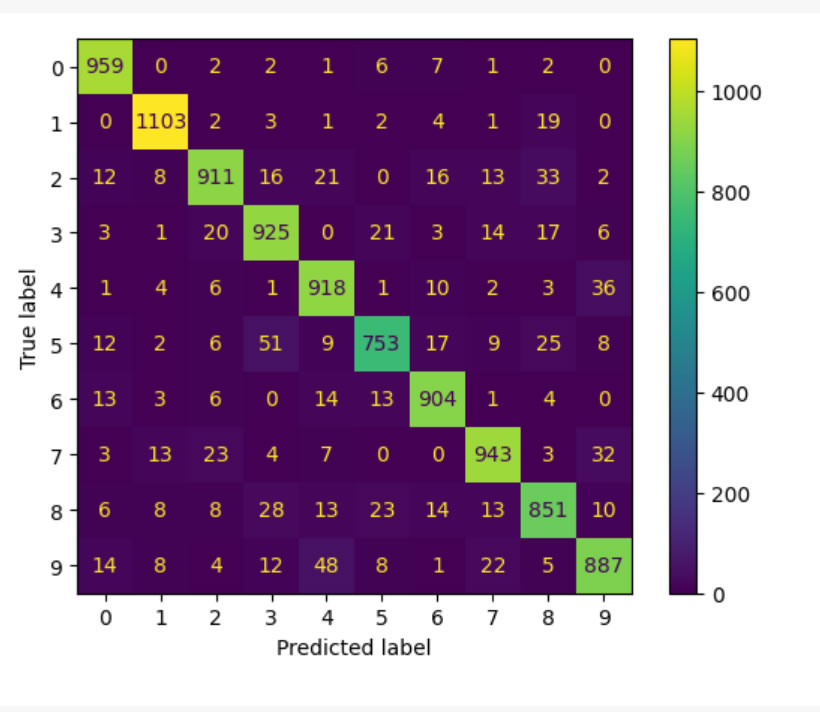

Python code for this plot:
# -*- coding: utf-8 -*-
"""MODULO4.ipynb

Automatically generated by Colab.

Original file is located at
    https://colab.research.google.com/drive/1sXRx9h5w7dIIo72tOGDvGkVz-1svsSa3
"""

import tensorflow as tf
import pandas as pd
import matplotlib.pyplot as plt
import random as random
from sklearn.metrics import confusion_matrix, ConfusionMatrixDisplay

# 1. Importar o dataset
mnist = tf.keras.datasets.mnist
(train_data, train_labels), (test_data, test_labels) = mnist.load_data()

# 2. Mostrar dados de exemplo
plt.figure()
plt.imshow(random.choice(train_data))
plt.colorbar()
plt.grid(False)
plt.show()

# 3. Criar o modelo da rede neural
model = tf.keras.models.Sequential(
    [
        tf.keras.layers.Flatten(input_shape=(28,28)),
        tf.keras.layers.Lambda(lambda x : x / 255.0),
        tf.keras.layers.Dense(56, activation="sigmoid"),
        tf.keras.layers.Dense(10, activation="softmax")
    ]
)

# 4. Compilar o modelo
model.compile(
    loss=tf.keras.losses.SparseCategoricalCrossentropy(),
    optimizer=tf.keras.optimizers.SGD(),
    metrics=["accuracy"]
)

# 5. Ajustar o modelo
history = model.fit(train_data, train_labels, epochs=10, verbose=0)

# 6. Avaliar o modelo
loss, accuracy = model.evaluate(test_data, test_labels)

# 7. Plotar o histórico do treinamento
pd.DataFrame(history.history)[["accuracy"]].plot()

# 8. Prever os dados de teste
test_preds = model.predict(test_data)

test_labels.shape, test_preds.shape

test_preds_sparse = tf.argmax(test_preds, axis=1)

# 9. Cálculo da Matriz de Confusão
matrix = confusion_matrix(test_labels, test_preds_sparse)

# 10. Calculat VP, FN, FP, VN para cada classe
VP = matrix.diagonal()  # Diagonal contains the True Positives for each class
FP = matrix.sum(axis=0) - VP  # False positives are column sums minus VP
FN = matrix.sum(axis=1) - VP  # False negatives are row sums minus VP
VN = matrix.sum() - (FP + FN + VP)  # Total sum minus the other values

# Imprimir valores
print(f"VP: {VP}")
print(f"FN: {FN}")
print(f"FP: {FP}")
print(f"VN: {VN}")

# 11. Calcular métricas
# Acurácia
acuracia = (VP.sum() + VN.sum()) / matrix.sum()
# Sensibilidade (Recall)
sensibilidade = VP.sum() / (VP.sum() + FN.sum())
# Especificidade
especificidade = VN.sum() / (VN.sum() + FP.sum())
# Precisão
precisao = VP.sum() / (VP.sum() + FP.sum())
# F-Score
f_score = 2 * (precisao * sensibilidade) / (precisao + sensibilidade)

# Imprimir resultados
print(f"Acurácia: {acuracia}")
print(f"Sensibilidade (Recall): {sensibilidade}")
print(f"Especificidade: {especificidade}")
print(f"Precisão: {precisao}")
print(f"F-Score: {f_score}")

# 12. Visualizar a matriz de confusão
ConfusionMatrixDisplay.from_predictions(test_labels, test_preds_sparse)
plt.show()

# 13. Exemplo de dados rotulados de forma incorreta
# Funcao para plotar dados rotulaos de forma errada
def plot_wrong_labeled_data(X_test, y_true, y_preds, label_to_check, wrong_label = None):
    wrongs = []
    for i in range(len(X_test)):
        true_label_found = y_true[i] == label_to_check
        wrong_label_found = wrong_label != None and y_preds[i] == wrong_label
        wrong_preds_label = wrong_label == None and y_preds[i] != label_to_check
        if true_label_found and (wrong_label_found or wrong_preds_label):
            wrongs.append((X_test[i], y_preds[i]))

    random.shuffle(wrongs)

    # Imprimir resultados
    plt.figure(figsize=(10,10))
    for i in range(25):
        wrong = wrongs[i]
        plt.subplot(5, 5, i+1)
        plt.xticks([])
        plt.yticks([])
        plt.imshow(wrong[0], cmap=plt.cm.binary)
        plt.text(14, 32, wrong[1].numpy())
    plt.show()

plot_wrong_labeled_data(test_data, test_labels, test_preds_sparse, 5, 3)
